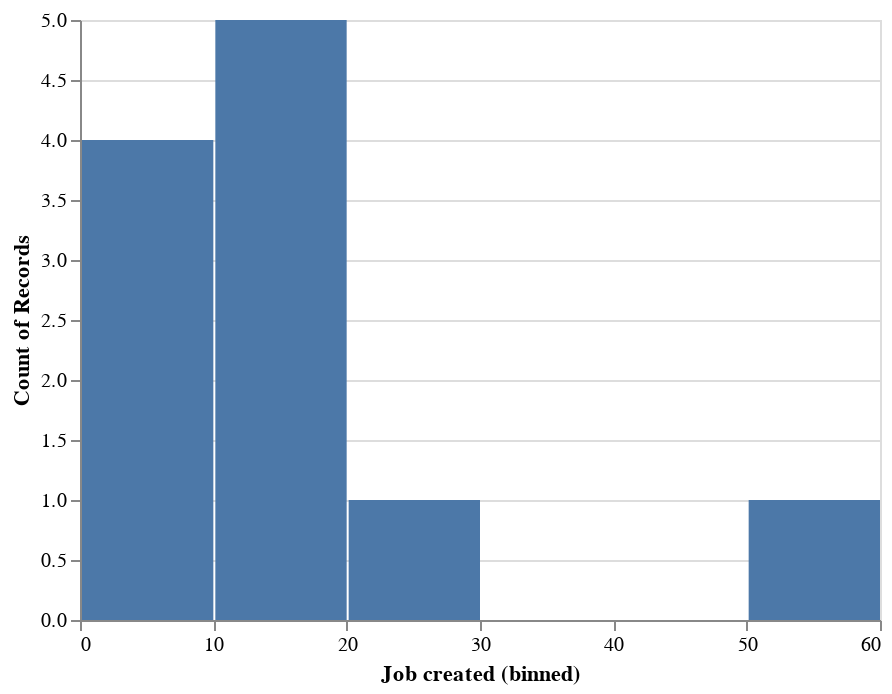

Notebook code cell kept with this figure:
### Code cell
chart_3 = alt.Chart(New_Data).mark_bar().encode(
alt.X("Job created:Q", bin = True),  
y = 'count()').interactive()

chart_3

### Figure 1 — Vega-Lite specification as saved in the notebook (floating-point values rounded to 4 significant figures; data arrays with more than 128 entries replaced by an {"elided": "..."} marker saying what was removed)
{"config": {"view": {"continuousWidth": 400, "continuousHeight": 300}}, "data": {"name": "data-44b9660e9ee4fc56d41d138f47765414"}, "mark": "bar", "encoding": {"x": {"type": "quantitative", "bin": true, "field": "Job created"}, "y": {"type": "quantitative", "aggregate": "count"}}, "selection": {"selector003": {"type": "interval", "bind": "scales", "encodings": ["x", "y"]}}, "$schema": "https://vega.github.io/schema/vega-lite/v4.8.1.json", "datasets": {"data-44b9660e9ee4fc56d41d138f47765414": {"elided": "450 records"}}}
